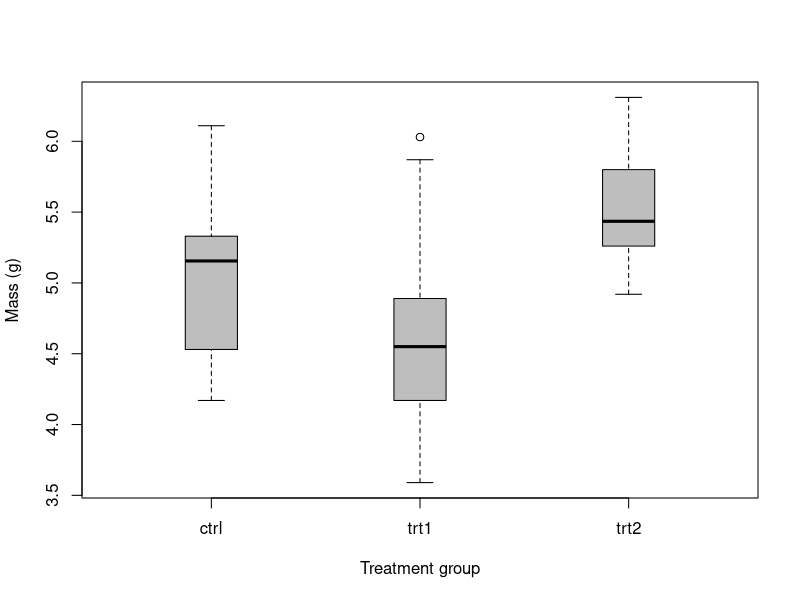
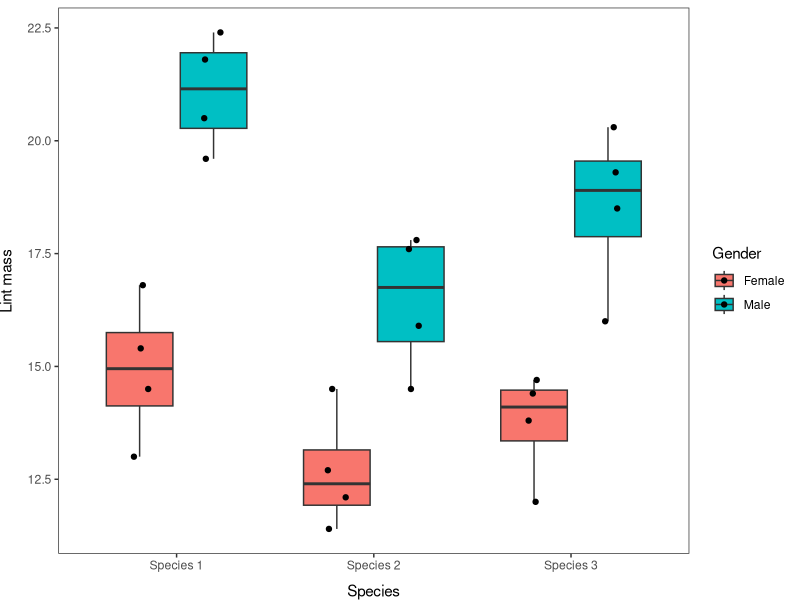
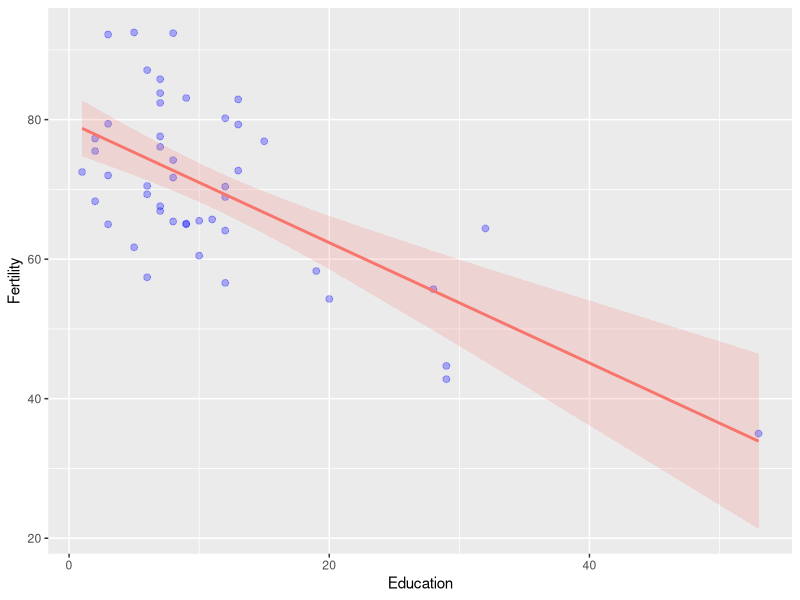

The R script that drew these images, in order:
## ---- chunk 1
library(tidyverse)
## ---- chunk 2
data(PlantGrowth)
## ---- chunk 3
str(PlantGrowth)
## ---- chunk 4
# Fit the model
model <- lm(weight~group, data=PlantGrowth)

# Print the model object to the console
model

## ---- chunk 5
# Save anova table to an object
plant_nova <- anova(model)

# Have a look at the goodness
print(plant_nova)

## ---- chunk 6
# Look at the names of the anova() output
# We want the "Sum Sq" bit
names(plant_nova)

## ---- chunk 7
# Here is the sum of squares for the model
# Have to use back-ticks for spaces, sigh
ssb <- plant_nova$`Sum Sq`[1]

# And the sum of squares total is the sum
# of the column in this case
sst <- sum(plant_nova$`Sum Sq`)

# Some quick division, and we get...
R2 <- ssb/sst
## ---- chunk 8
print(R2)

## ---- chunk 9
# Print the summary of the model
summary(model)

## ---- chunk 10
coeffs <- data.frame( summary(model)$coefficients )

## ---- chunk 11
# Calculate and print mean weight
# for the group ctrl in PlantGrowth
PlantGrowth %>%
  filter(group == 'ctrl') %>%
  summarize(avg = mean(weight))

## ---- chunk 12
# Assign model coefficients to objects
ctrl <- coeffs$Estimate[1]
trt1 <- coeffs$Estimate[2]
trt2 <- coeffs$Estimate[3]

# Calculate group means for trt1 and trt2
# from the model
trt1_prediction <- ctrl + trt1
trt2_prediction <- ctrl + trt2

print(c(trt1_prediction, trt2_prediction))

## ---- chunk 13
TukeyHSD(    # The function that does the Tukey test
  aov(       # A wrapper for lm objects
    model    # The model that we ran above
    )
  )

## ---- chunk 14
# Make a boxplot of weight by group
# using the PlantGrowth data and 
# base graphics
boxplot(
  weight~group,           # Relationship of interest as formula
  data=PlantGrowth,       # Name of the data set
  col='gray',             # Fill color for boxes
  ylab='Mass (g)',        # Y-axis label
  xlab='Treatment group', # X-axis label
  boxwex=.25
  )
## ---- chunk 15
# Read in the data:
lint <- read.csv('data/lint.txt')
## ---- chunk 16
# Fit the model and save it to an object
lint.model<- lm(lintmass~species + gender, data = lint)

# Look at the summary of the model fit
summary(lint.model)

# Print the anova table
anova(lint.model)
## ---- chunk 17
lint %>% 
  ggplot(aes(x = species, y = lintmass, fill=gender)) +
    geom_boxplot() +
    geom_point(position=position_jitterdodge(.1)) +
    xlab('Species') +
    ylab('Lint mass') +
    labs(fill = "Gender") +
    theme_bw() +
    theme(axis.title.x = element_text(vjust=-1),
          axis.title.y = element_text(vjust=3),
          panel.grid = element_blank()
          )

## ---- chunk 18
# Fit a new model that includes an interaction, signified by '*'
lint.modeli <- lm(lintmass~species * gender, data=lint)

# Summarize the model
summary(lint.modeli)

# Print an ANOVA table for the model
anova(lint.modeli)
## ---- chunk 19
data(swiss)
## ---- chunk 20
# Fit the model and assign it to a named object
fert_mod <- lm(Fertility ~ Education, data = swiss)

# Summarize the model
summary(fert_mod)
## ---- chunk 21
# Make predictions from the fitted model object using observed data
predicted_fertility = predict(fert_mod, interval = 'confidence')

# Add these to the swiss data
swiss_pred <- cbind(swiss, predicted_fertility)

## ---- chunk 22
# Sets up data and aesthetics
ggplot(swiss_pred, 
       aes(x = Education, y = Fertility, color = 'red', fill = 'red')) +
  # Adds raw data as points
  geom_point(colour = 'blue', fill = 'blue', alpha = 0.3, size = 2) +
  # Adds regression line
  geom_line( aes(y = fit), size = 1) +
  # Adds 95% confidence interval
  geom_ribbon(aes(ymin = lwr, ymax = upr, color = NULL), alpha = .2) +
  # Adds sweet style tweaks of your choosing
  theme(legend.position = "none")
  
## ---- chunk 23
multiple_mod <- lm(Fertility ~ Education + Catholic, data = swiss)

summary(multiple_mod)

## ---- chunk 24
full_mod <- lm(
  Fertility ~ Agriculture + Examination + Education + Catholic,
  data = swiss
  )

summary(full_mod)
